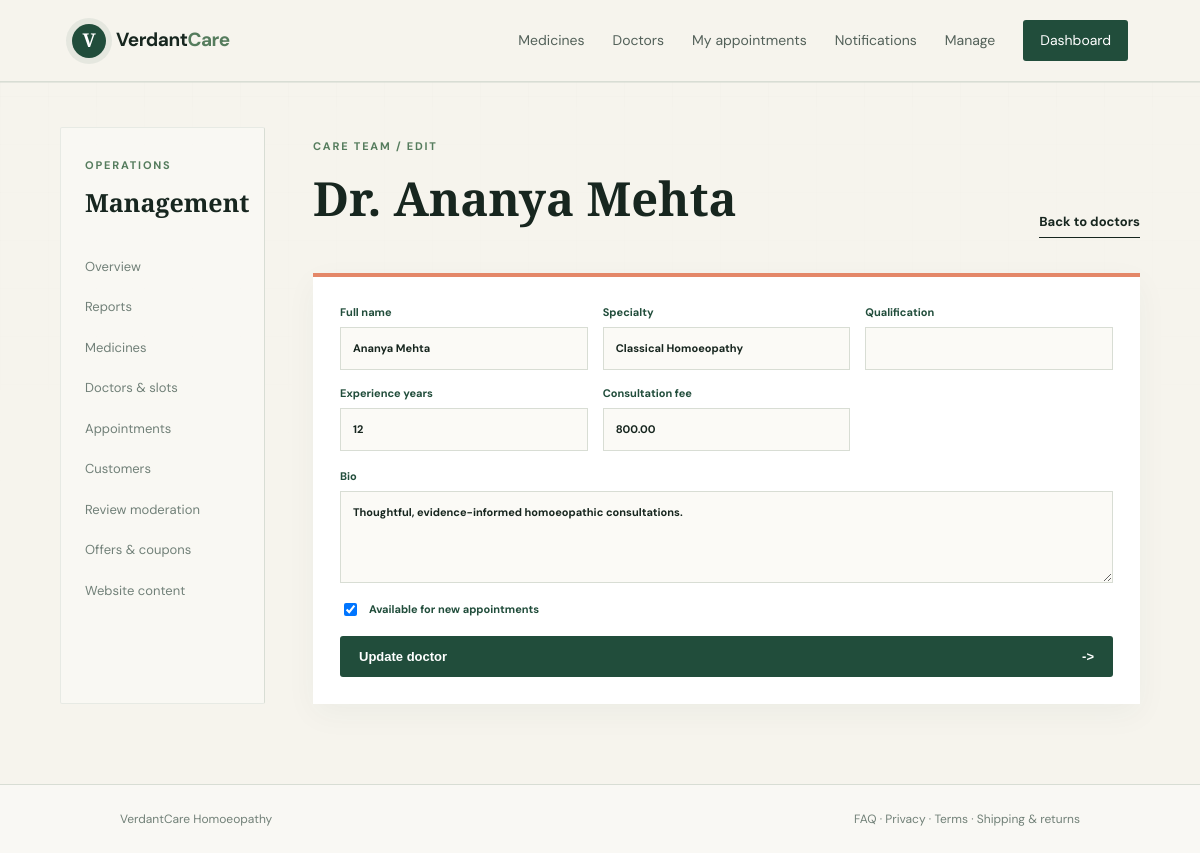
Screenshot of /manage/doctors/1/edit/ (signed in) with the database file from the repository.
### store/models.py (models this page shows, shortened)
class Doctor(models.Model):
    name = models.CharField(max_length=120)
    specialty = models.CharField(max_length=120)
    qualification = models.CharField(max_length=180, blank=True)
    bio = models.TextField(blank=True)
    experience_years = models.PositiveIntegerField(default=1)
    consultation_fee = models.DecimalField(max_digits=10, decimal_places=2, default=500)
    available = models.BooleanField(default=True)
    created_at = models.DateTimeField(auto_now_add=True)
    class Meta:
        ordering = ["name"]

### store/views.py (the view, shortened to what this page needs)
# urls.py: path("manage/doctors/<int:doctor_id>/edit/", views.doctor_edit, name="doctor_edit"),
@user_passes_test(staff_required)
def doctor_edit(request, doctor_id):
    doctor = get_object_or_404(Doctor, pk=doctor_id)
    return render(request, "store/manage_doctor_form.html", {"doctor": doctor})

### store/views.py (called while the page is built)
def staff_required(user):
    return user.is_authenticated and user.is_staff

### templates/store/manage_doctor_form.html
{% extends 'manage_base.html' %}{% block title %}Edit doctor | VerdantCare{% endblock %}{% block management_content %}<div class="management-heading"><div><p class="eyebrow">Care team / Edit</p><h1>Dr. {{ doctor.name }}</h1></div><a class="text-link" href="{% url 'doctor_management' %}">Back to doctors</a></div><section class="form-panel"><form method="post" class="management-form">{% csrf_token %}<div class="form-grid"><label>Full name<input name="name" value="{{ doctor.name }}" required></label><label>Specialty<input name="specialty" value="{{ doctor.specialty }}" required></label><label>Qualification<input name="qualification" value="{{ doctor.qualification }}"></label><label>Experience years<input name="experience_years" type="number" min="0" value="{{ doctor.experience_years }}"></label><label>Consultation fee<input name="consultation_fee" type="number" step="0.01" value="{{ doctor.consultation_fee }}" required></label></div><label>Bio<textarea name="bio" rows="4">{{ doctor.bio }}</textarea></label><label class="check-label"><input name="available" type="checkbox" {% if doctor.available %}checked{% endif %}> Available for new appointments</label><button class="button button-dark" type="submit">Update doctor <span>-></span></button></form></section>{% endblock %}

### static/css/site.css (style rules this page uses)
:root { --ink:#17261f;--forest:#214d3b;--moss:#557c5d;--sage:#dfe9d9;--cream:#f6f4ed;--coral:#e48768;--line:#d8ddd4;--muted:#718078 }
* { box-sizing:border-box }
body { margin:0;background:var(--cream);color:var(--ink);font-family:'DM Sans',sans-serif;line-height:1.5 }
a { color:inherit;text-decoration:none }
.eyebrow,.card-kicker { text-transform:uppercase;letter-spacing:1.8px;font-size:11px;color:var(--moss);font-weight:700 }
.button { border:0;padding:13px 19px;display:inline-flex;gap:22px;align-items:center;justify-content:space-between;font-weight:700;font-size:13px;border-radius:3px;cursor:pointer }
.button-dark { background:var(--forest);color:#fff }
.text-link { font-size:13px;font-weight:700;border-bottom:1px solid currentColor;padding-bottom:4px }
label { display:grid;gap:7px;font-size:12px;font-weight:700;color:var(--forest) }
input,select,textarea { border:1px solid var(--line);font:inherit;padding:12px;background:#fbfaf6;color:var(--ink);width:100% }

### static/css/motion.css (style rules this page uses)
body { animation:page-in .7s cubic-bezier(.22,.61,.36,1) both }
.medicine-card,.doctor-card,.appointment-row,.panel,.management-doctor,.management-table,.form-panel,.appointment-management-row,.review-moderation-card,.report-panel,.report-kpis>div,.notification-card { animation:page-in .65s both;transition:transform .3s ease,box-shadow .3s ease,border-color .3s ease }
.button { position:relative;overflow:hidden;isolation:isolate;transition:transform .25s ease,box-shadow .25s ease,background .25s ease }
.button:after { content:"";position:absolute;inset:0 auto 0 0;width:45%;background:rgba(255,255,255,.18);transform:translateX(-130%) skewX(-18deg);z-index:-1 }
.text-link { transition:color .25s ease }
.text-link:after { content:"";display:block;height:1px;background:currentColor;transform:scaleX(0);transition:transform .25s ease }

### static/css/design.css (style rules this page uses)
:root { --paper:#f6f4ed;--paper-deep:#edf1e8;--ink-soft:#53635a;--shadow:0 22px 55px rgba(31,67,49,.09) }
html { overflow-x:hidden }
body { overflow-x:hidden;background:var(--paper);color:var(--ink) }
body:before { content:"";position:fixed;inset:0;pointer-events:none;opacity:.28;background-image:linear-gradient(rgba(33,77,59,.035) 1px,transparent 1px),linear-gradient(90deg,rgba(33,77,59,.035) 1px,transparent 1px);background-size:48px 48px;mask-image:linear-gradient(to bottom,black,transparent 75%);z-index:-1 }
.management-table,.report-panel,.form-panel,.management-doctor,.panel { box-shadow:0 10px 30px rgba(33,77,59,.045) }

### static/css/management.css (style rules this page uses)
.management-heading { display:flex;justify-content:space-between;align-items:end;gap:25px;margin-bottom:28px }
.management-heading h1 { font:700 47px 'Playfair Display',serif;margin:4px 0 8px }
.form-panel { margin-top:35px;background:#fff;border-top:4px solid var(--coral);padding:27px }
.management-form { display:grid;gap:17px }
.form-grid { display:grid;grid-template-columns:repeat(3,1fr);gap:15px }
.management-form label { font-size:11px }
.management-form input,.management-form textarea,.management-form select { background:#fbfaf6 }
.check-label { display:flex!important;align-items:center;gap:9px }
.check-label input { width:auto }

### rows the page displays
Doctor: name "Ananya Mehta", specialty "Classical Homoeopathy", experience_years "12", consultation_fee "800.00", bio "Thoughtful, evidence-informed homoeopathic consultations.", available "☑"
